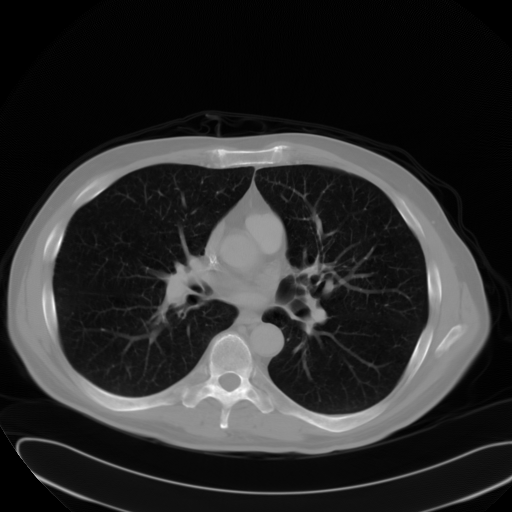
%> input picture dicom_dir/ID_0000_AGE_0060_CONTRAST_1_CT.dcm, 512 x 512 px, given in place of ID_0000_AGE_0060_CONTRAST_1_CT.tif, which was not available
$ octave color_based_segmentation.m   (GNU Octave 9; MATLAB toolbox functions it lacks are replaced by stand-ins)
%> lines starting %> are read from the running program, lines starting %| are printed output that depends on the picture; pictures that were not available may be replaced by others from this repository, and a replacement may not be noted
%% Start with clean slate
clear all; close all; clc; imtool close all;
set(0, 'DefaultFigureWindowStyle','docked');

%% Step 1
he = imread('tiff_images/ID_0000_AGE_0060_CONTRAST_1_CT.tif');
%> he is the input picture: size 512x512 uint16; min 0, max 1918, mean 333.7
imshow(he), title('TIFF Image');

%% K-means clustering
I = im2double(he);
%disp(I);
c = kmeans(I(:), 7);
%disp(c);

%% reshape
p = reshape(c, size(I));
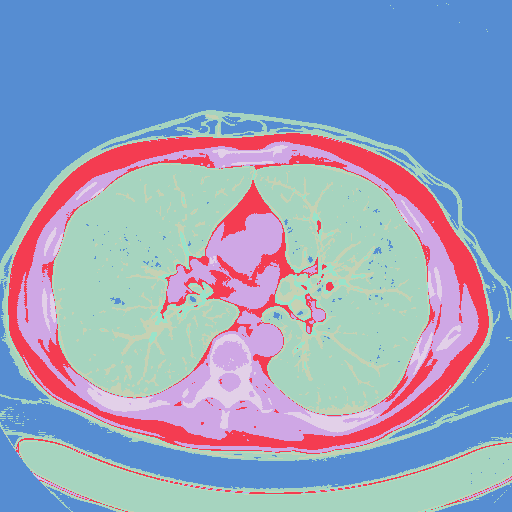
%> p: size 512x512 double; 7 distinct labels, from 1 to 7; one colour per label, 0 black

%% Output
%disp(p);

%% Back to image
image = mat2gray(p);
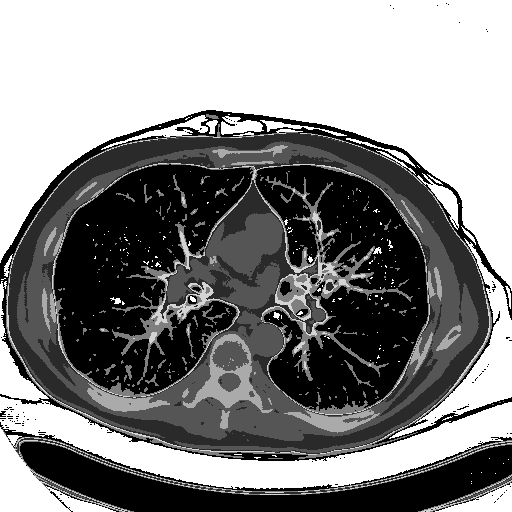
%> image: size 512x512 double; min 0, max 1, mean 0.527
imshow(image);

$ run again, with dicom_dir/ID_0001_AGE_0069_CONTRAST_1_CT.dcm copied over dicom_dir/ID_0000_AGE_0060_CONTRAST_1_CT.dcm
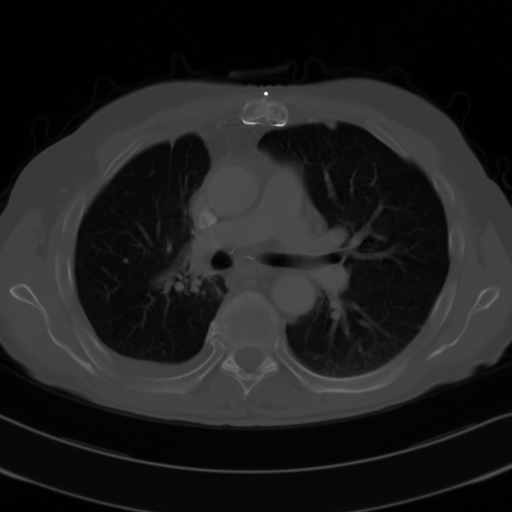
%> input picture dicom_dir/ID_0001_AGE_0069_CONTRAST_1_CT.dcm, 512 x 512 px, given in place of ID_0000_AGE_0060_CONTRAST_1_CT.tif, which was not available
%> he is the input picture: size 512x512 uint16; min 0, max 4089, mean 491.5
%> `p = reshape(c, size(I));`:
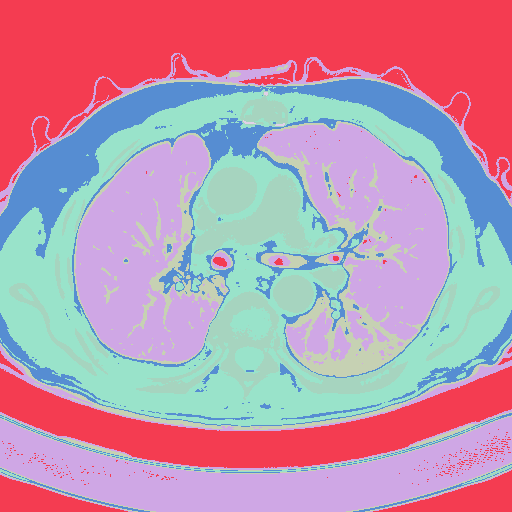
%> p: size 512x512 double; 7 distinct labels, from 1 to 7; one colour per label, 0 black
%> `image = mat2gray(p);`:
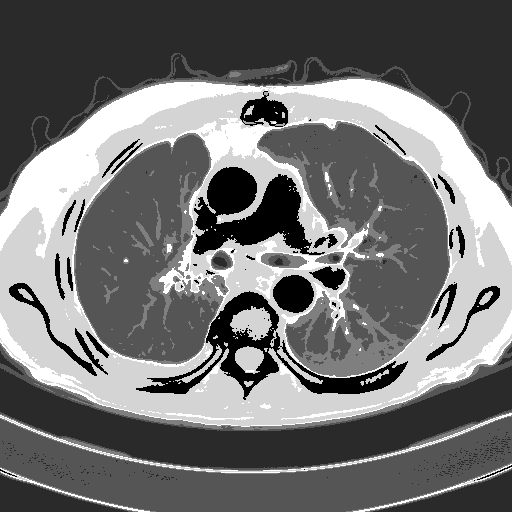
%> image: size 512x512 double; min 0, max 1, mean 0.445

$ run again, with dicom_dir/ID_0002_AGE_0074_CONTRAST_1_CT.dcm copied over dicom_dir/ID_0000_AGE_0060_CONTRAST_1_CT.dcm
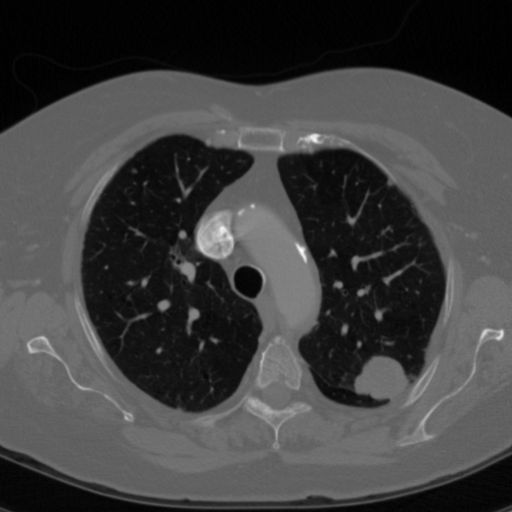
%> input picture dicom_dir/ID_0002_AGE_0074_CONTRAST_1_CT.dcm, 512 x 512 px, given in place of ID_0000_AGE_0060_CONTRAST_1_CT.tif, which was not available
%> he is the input picture: size 512x512 uint16; min 0, max 2413, mean 614.4
%> `p = reshape(c, size(I));`:
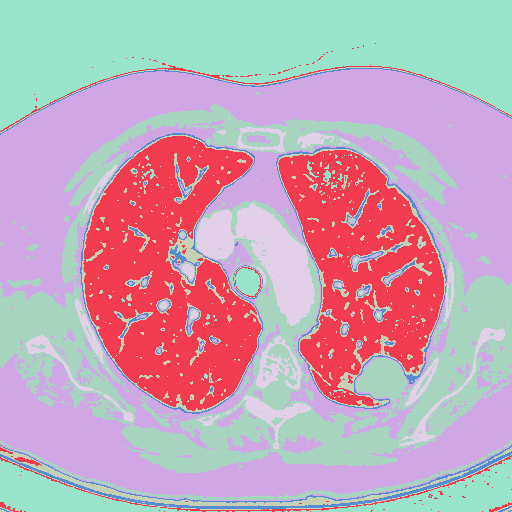
%> p: size 512x512 double; 7 distinct labels, from 1 to 7; one colour per label, 0 black
%> `image = mat2gray(p);`:
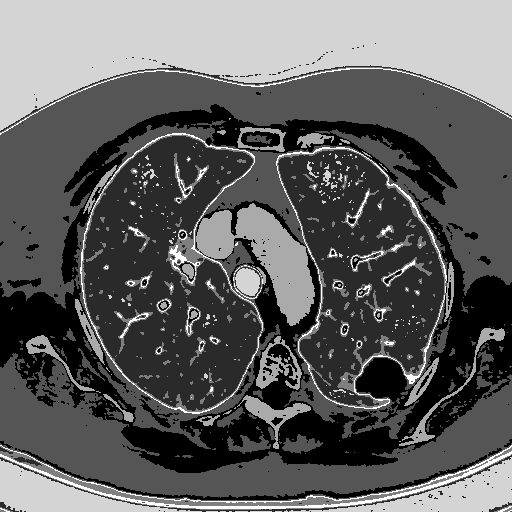
%> image: size 512x512 double; min 0, max 1, mean 0.377

$ run again, with dicom_dir/ID_0003_AGE_0075_CONTRAST_1_CT.dcm copied over dicom_dir/ID_0000_AGE_0060_CONTRAST_1_CT.dcm
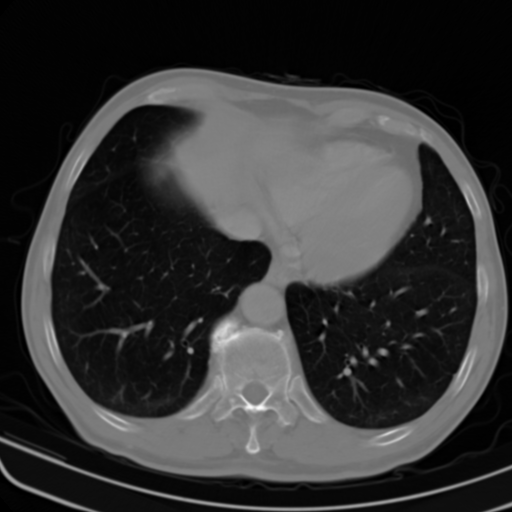
%> input picture dicom_dir/ID_0003_AGE_0075_CONTRAST_1_CT.dcm, 512 x 512 px, given in place of ID_0000_AGE_0060_CONTRAST_1_CT.tif, which was not available
%> he is the input picture: size 512x512 uint16; min 0, max 2228, mean 461.9
%> `p = reshape(c, size(I));`:
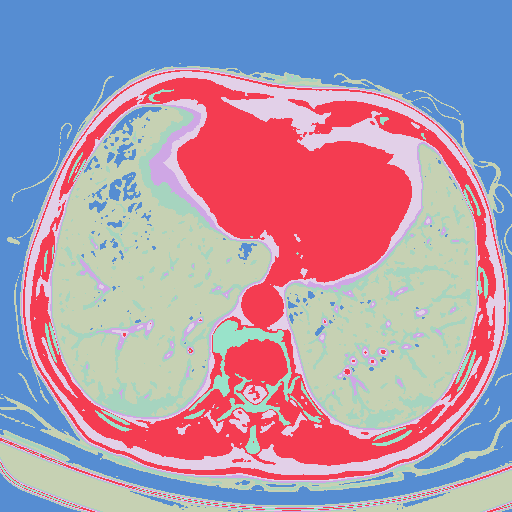
%> p: size 512x512 double; 7 distinct labels, from 1 to 7; one colour per label, 0 black
%> `image = mat2gray(p);`:
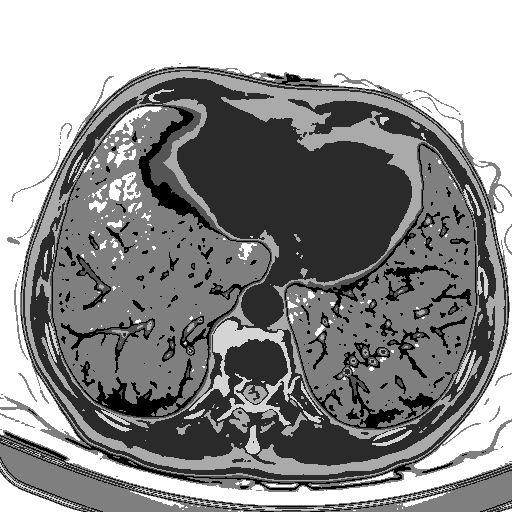
%> image: size 512x512 double; min 0, max 1, mean 0.563
